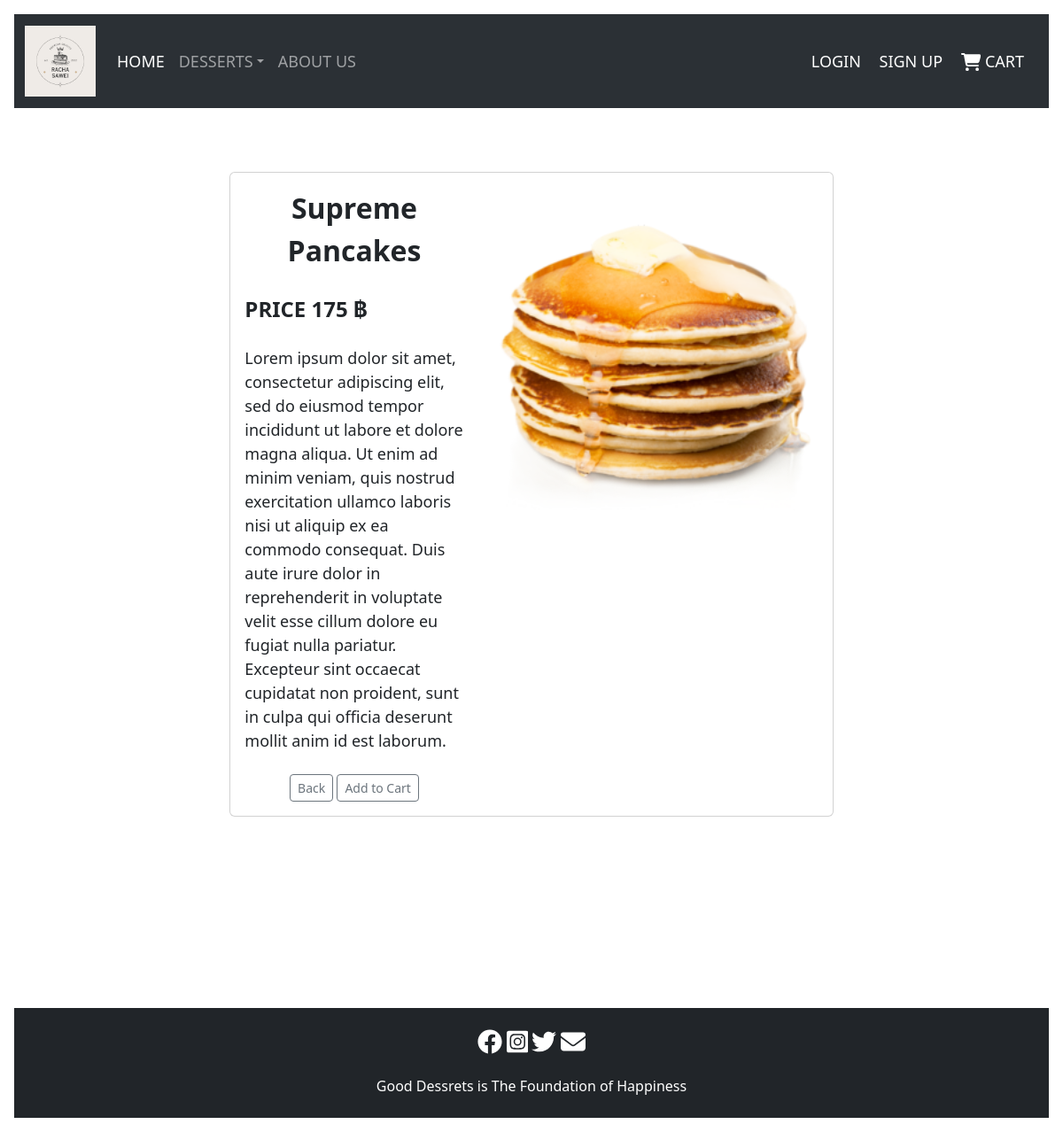
The app's page /menu.php?id=2 with its own data.
### tables this page shows
CREATE TABLE `menu` (
  `id` int(20) NOT NULL,
  `name_food` varchar(20) NOT NULL,
  `img` text NOT NULL,
  `price` int(10) NOT NULL,
  `details` text NOT NULL
);

### menu.php (the view, shortened to what this page needs)
<?php
include('connect.php');
$id = $_GET['id'];
$query = mysqli_query($con,"SELECT * FROM menu WHERE id = $id");
$result = mysqli_fetch_array($query);
?>
<html>
    <head>
        <link href="https://cdn.jsdelivr.net/npm/bootstrap@5.3.2/dist/css/bootstrap.min.css" rel="stylesheet">
    <body>
<nav class="navbar bg-dark navbar-expand-lg bg-body-tertiary" data-bs-theme="dark">
      <div class="container-fluid">
        <a class="navbar-brand" href="rachasawei.php"><img class="d-block w-100" src="img/Logo.png" while="80" height="80"alt="Logo"></a>
      <div class="collapse navbar-collapse" id="navbarNav">
        <ul class="navbar-nav">
        <li class="nav-item">
          <a class="nav-link active" aria-current="page" href="rachasawei.php"><font size = "4.5">HOME</font></a>
        </li>
        <link href="https://cdn.jsdelivr.net/npm/bootstrap@5.3.2/dist/css/bootstrap.min.css" rel="stylesheet">
    <link href="https://getbootstrap.com/docs/5.3/assets/css/docs.css" rel="stylesheet">
  <body class="p-3 m-0 border-0 bd-example m-0 border-0">
  <li class="nav-item dropdown">
        <a class="nav-link dropdown-toggle" data-bs-toggle="dropdown" role="button" aria-expanded="false"><font size = "4.5">DESSERTS</font></a>
        <li class="nav-item">
          <a class="nav-link" href="about us.php"><font size = "4.5">ABOUT US</font></a>
        </li>
        </ul>
      </div>
      </div>
      <ul class="nav justify-content-end">
        <li class="container-fluid">
        <a class="navbar-brand" href="register\login.php">
        <font size = "4.5">  LOGIN </font>
        <a class="navbar-brand" href="register\register.php">
        <font size = "4.5">  SIGN UP </font>
        <a class="navbar-brand" href="add_to_cart.php">
        <font size = "4.5">  CART</font>
        </a>
        </li>
        </ul>
    </nav>
<div id="carouselExampleIndicators" class="carousel slide" data-ride="carousel">
  <BR>
  <BR>
  <br>
  <center><div class="col-md-7">
          <div class="card flex-md-row mb-4 box-shadow h-md-250">
            <div class="card-body d-flex flex-column align-items-start">
              <b><font size = "6"><?=$result['name_food']?></font></b>
              <br>
  <b><font size = "5" align = left>PRICE <?=$result['price']?> ฿</font></b>
  <BR>
  <font size = "4" align = left><?=$result['details']?></font>
  <br>
  <div class = "container">
  <a href="rachasawei.php" button type="button" class="btn btn-sm btn-outline-secondary">Back</button></a>
  <button type="button" class="btn btn-sm btn-outline-secondary">Add to Cart</button>
            </div>
            </div>
            <img class="card-img-right flex-auto d-none d-md-block" data-src="holder.js/200x250?theme=thumb" style="width: 400px; height: 400px;" src="<?=$result['img']?>" whidth="500" height="500" align="center" data-holder-rendered="true">
          </div>
        </div></center>
            <br><br><br><br><br><br><br><br>
            <footer class="py-4 bg-dark">
      <center>
        <br><br>
        <div class="container">
      <p class="m-0 text-center text-white">Good Dessrets is The Foundation of Happiness</p></div>
    </center>
      </footer>
    </body>
</html>

### menu.php (style rules this page uses)
svg { fill:#ffffff }

### records on screen
menu: name_food "Supreme Pancakes", price "175", details "Lorem ipsum dolor sit amet, consectetur adipiscing elit, sed do eiusmod tempor incididunt ut labore et dolore magna aliqua. Ut enim ad minim veniam, quis nostrud exercitation ullamco laboris nisi ut aliquip ex ea commodo consequat. Duis aute irure dolor in reprehenderit in voluptate velit esse cillum dolore eu fugiat nulla pariatur. Excepteur sint occaecat cupidatat non proident, sunt in culpa qui officia deserunt mollit anim id est laborum.", img (picture)
